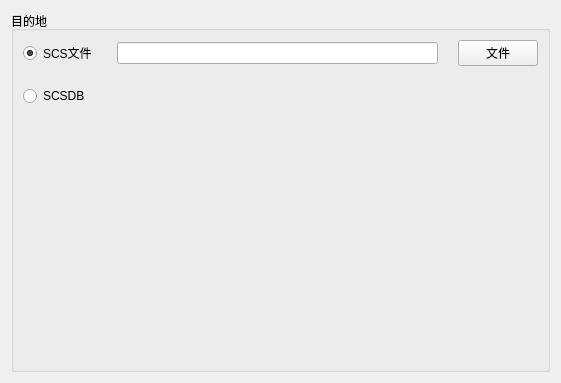
<?xml version="1.0" encoding="UTF-8"?>
<ui version="4.0">
 <class>ForthWizardPage</class>
 <widget class="QWizardPage" name="ForthWizardPage">
  <property name="geometry">
   <rect>
    <x>0</x>
    <y>0</y>
    <width>561</width>
    <height>383</height>
   </rect>
  </property>
  <property name="minimumSize">
   <size>
    <width>561</width>
    <height>383</height>
   </size>
  </property>
  <property name="maximumSize">
   <size>
    <width>561</width>
    <height>383</height>
   </size>
  </property>
  <property name="windowTitle">
   <string>WizardPage</string>
  </property>
  <layout class="QVBoxLayout" name="verticalLayout_2">
   <item>
    <widget class="QGroupBox" name="groupBox">
     <property name="title">
      <string>目的地</string>
     </property>
     <layout class="QVBoxLayout" name="verticalLayout">
      <property name="spacing">
       <number>20</number>
      </property>
      <item>
       <layout class="QHBoxLayout" name="horizontalLayout_3">
        <item>
         <widget class="QRadioButton" name="radioButtonFile">
          <property name="text">
           <string>SCS文件</string>
          </property>
          <property name="checked">
           <bool>true</bool>
          </property>
         </widget>
        </item>
        <item>
         <widget class="QLineEdit" name="lineEditFilePath">
          <property name="readOnly">
           <bool>true</bool>
          </property>
         </widget>
        </item>
        <item>
         <widget class="QPushButton" name="pushButtonFile">
          <property name="text">
           <string>文件</string>
          </property>
         </widget>
        </item>
       </layout>
      </item>
      <item>
       <layout class="QHBoxLayout" name="horizontalLayout_4">
        <item>
         <widget class="QRadioButton" name="radioButtonDB">
          <property name="text">
           <string>SCSDB</string>
          </property>
         </widget>
        </item>
        <item>
         <spacer name="horizontalSpacer">
          <property name="orientation">
           <enum>Qt::Horizontal</enum>
          </property>
          <property name="sizeHint" stdset="0">
           <size>
            <width>40</width>
            <height>20</height>
           </size>
          </property>
         </spacer>
        </item>
       </layout>
      </item>
      <item>
       <spacer name="verticalSpacer">
        <property name="orientation">
         <enum>Qt::Vertical</enum>
        </property>
        <property name="sizeHint" stdset="0">
         <size>
          <width>20</width>
          <height>157</height>
         </size>
        </property>
       </spacer>
      </item>
     </layout>
    </widget>
   </item>
  </layout>
 </widget>
 <resources/>
 <connections/>
</ui>
